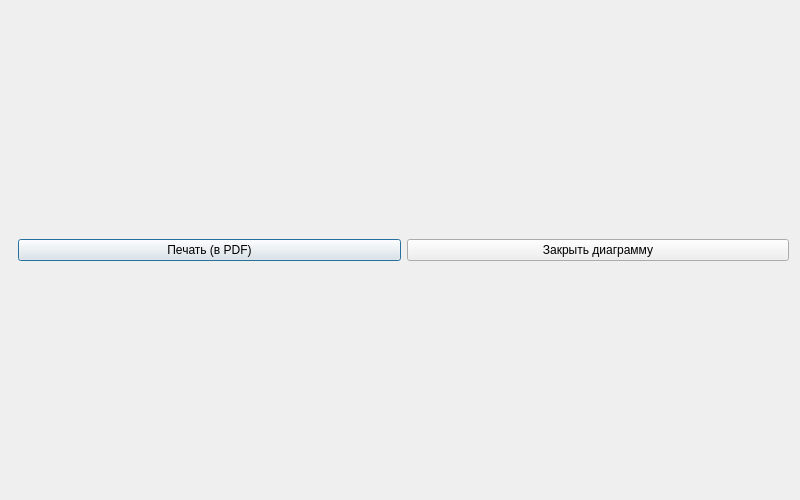
<?xml version="1.0" encoding="UTF-8"?>
<ui version="4.0">
 <class>ChartViewDialog</class>
 <widget class="QDialog" name="ChartViewDialog">
  <property name="geometry"><rect><x>0</x><y>0</y><width>800</width><height>500</height></rect></property>
  <property name="windowTitle"><string>Аналитика: Диаграмма выручки</string></property>
  <layout class="QVBoxLayout" name="verticalLayout">
   <item>
    <layout class="QVBoxLayout" name="chartLayout"/> </item>
   <item>
    <layout class="QHBoxLayout" name="horizontalLayout">
     <item>
      <spacer name="spacer">
       <property name="orientation"><enum>Qt::Horizontal</enum></property>
      </spacer>
     </item>
     <item>
      <widget class="QPushButton" name="btnPrint">
       <property name="text"><string>Печать (в PDF)</string></property>
      </widget>
     </item>
     <item>
      <widget class="QPushButton" name="btnClose">
       <property name="text"><string>Закрыть диаграмму</string></property>
      </widget>
     </item>
    </layout>
   </item>
  </layout>
 </widget>
 <connections>
  <connection>
   <sender>btnClose</sender>
   <signal>clicked()</signal>
   <receiver>ChartViewDialog</receiver>
   <slot>accept()</slot>
  </connection>
 </connections>
</ui>
